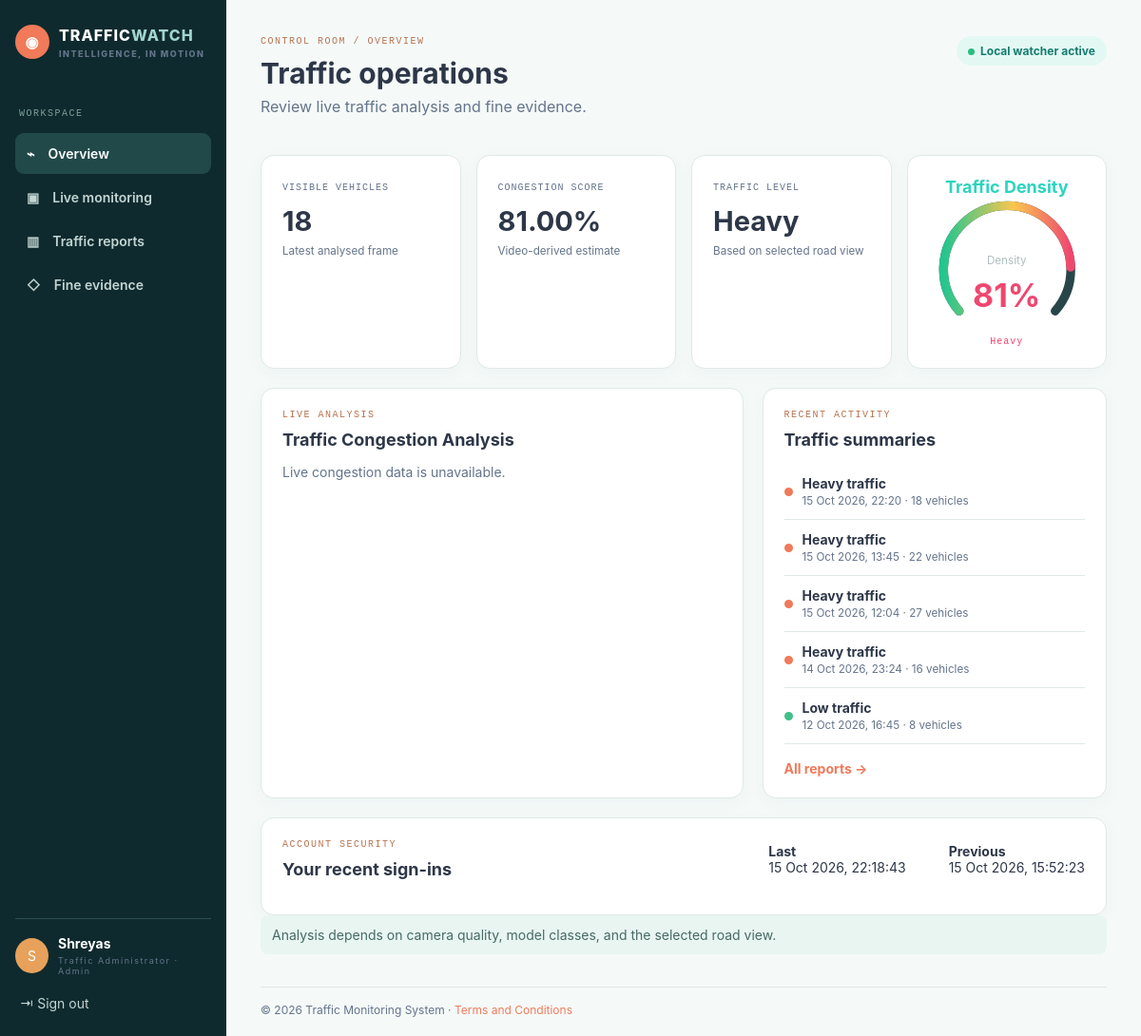
The app's page / (signed in) with its own data.
### monitoring/models.py (models this page shows, shortened)
class TrafficSummary(models.Model):
    created_at = models.DateTimeField(auto_now_add=True)
    source_name = models.CharField(max_length=160)
    visible_vehicles = models.PositiveIntegerField(default=0)
    score = models.DecimalField(max_digits=6, decimal_places=2, default=0)
    level = models.CharField(max_length=12, default="Low")

class AccessLog(models.Model):
    user = models.ForeignKey(settings.AUTH_USER_MODEL, on_delete=models.CASCADE, related_name="accesses")
    accessed_at = models.DateTimeField(auto_now_add=True)
    class Meta:
        ordering = ["-accessed_at"]

### monitoring/views.py (the view)
# urls.py: path("", views.dashboard, name="dashboard"),
@admin_required
def dashboard(request):
    context = base_context(request)
    context.update({"active": "overview"})
    return render(request, "dashboard.html", context)

### monitoring/views.py (called while the page is built)
def admin_required(view):
    @wraps(view)
    @login_required
    def wrapped(request, *args, **kwargs):
        if not request.user.is_staff:
            messages.error(request, "This page is available to the Traffic Administrator only.")
            return redirect("user_dashboard")
        return view(request, *args, **kwargs)
    return wrapped

def base_context(request):
    recent = TrafficSummary.objects.order_by("-created_at", "-id")[:5]
    return {"access_logs": AccessLog.objects.filter(user=request.user)[:2], "recent_summaries": recent, "latest": recent[0] if recent else None}

### templates/dashboard.html
{% extends 'base.html' %}{% block content %}<header class="pagehead"><div><p class="eyebrow">CONTROL ROOM / OVERVIEW</p><h1>Traffic operations</h1><p>Review live traffic analysis and fine evidence.</p></div><span class="status"><i></i>Local watcher active</span></header><section class="stats"><article><span>VISIBLE VEHICLES</span><b>{% if latest %}{{ latest.visible_vehicles }}{% else %}—{% endif %}</b><small>Latest analysed frame</small></article><article><span>CONGESTION SCORE</span><b>{% if latest %}{{ latest.score }}%{% else %}—{% endif %}</b><small>Video-derived estimate</small></article><article><span>TRAFFIC LEVEL</span><b>{% if latest %}{{ latest.level }}{% else %}—{% endif %}</b><small>Based on selected road view</small></article>{% include 'includes/density_gauge.html' with density=latest.score %}</section><section class="grid dashboard-analysis"><article class="card congestion-chart-card"><p class="eyebrow">LIVE ANALYSIS</p><h2>Traffic Congestion Analysis</h2><div class="congestion-chart" data-congestion-chart data-history-url="{% url 'congestion_history' %}"></div></article><article class="card"><p class="eyebrow">RECENT ACTIVITY</p><h2>Traffic summaries</h2>{% for item in recent_summaries %}<div class="activity"><i class="dot {{ item.level|lower }}"></i><span><b>{{ item.level }} traffic</b><small>{{ item.created_at|date:'d M Y, H:i' }} · {{ item.visible_vehicles }} vehicles</small></span></div>{% empty %}<p class="muted">No processed summaries yet.</p>{% endfor %}<a href="{% url 'reports' %}" class="text-link">All reports →</a></article></section><section class="card signin"><div><p class="eyebrow">ACCOUNT SECURITY</p><h2>Your recent sign-ins</h2></div><div>{% for log in access_logs %}<p><b>{% if forloop.first %}Last{% else %}Previous{% endif %}</b><br><span>{{ log.accessed_at|date:'d M Y, H:i:s' }}</span></p>{% empty %}<p class="muted">No access history yet.</p>{% endfor %}</div></section><p class="disclaimer">Analysis depends on camera quality, model classes, and the selected road view.</p>{% endblock %}

### templates/base.html
{% load static %}<!doctype html><html lang="en"><head><meta charset="utf-8"><meta name="viewport" content="width=device-width,initial-scale=1"><title>Traffic Monitoring System</title><link rel="stylesheet" href="{% static 'css/app.css' %}"><link rel="stylesheet" href="{% static 'css/monitoring.css' %}"><script defer src="{% static 'js/app.js' %}"></script></head><body><button class="menu" aria-label="Open navigation">☰</button><aside class="sidebar"><a class="brand" href="{% if request.user.is_staff %}{% url 'dashboard' %}{% else %}{% url 'user_dashboard' %}{% endif %}"><span class="brandmark">◉</span><span>TRAFFIC<span>WATCH</span><small>INTELLIGENCE, IN MOTION</small></span></a><p class="nav-label">{% if request.user.is_staff %}WORKSPACE{% else %}MY WORKPLACE{% endif %}</p><nav>{% if request.user.is_staff %}<a class="{% if active == 'overview' %}active{% endif %}" href="{% url 'dashboard' %}">⌁ <span>Overview</span></a><a class="{% if active == 'monitoring' %}active{% endif %}" href="{% url 'live_monitoring' %}">▣ <span>Live monitoring</span></a><a class="{% if active == 'reports' %}active{% endif %}" href="{% url 'reports' %}">▥ <span>Traffic reports</span></a><a class="{% if active == 'violations' %}active{% endif %}" href="{% url 'violations' %}">◇ <span>Fine evidence</span></a>{% else %}<a href="{% url 'user_dashboard' %}">▥ <span>Traffic status</span></a><a href="{% url 'pending_fines' %}">◇ <span>Pending fines</span></a>{% endif %}</nav><div class="profile"><span class="avatar">{{ request.user.username|first|upper }}</span><span><b>{{ request.user.username }}</b><small>{% if request.user.is_staff %}Traffic Administrator · Admin{% else %}Registered user{% endif %}</small></span></div><a class="signout" href="{% url 'logout' %}">⇥ Sign out</a></aside><main class="page">{% if messages %}{% for message in messages %}<div class="notice">{{ message }}</div>{% endfor %}{% endif %}{% block content %}{% endblock %}{% if active == 'overview' or not request.user.is_staff %}<footer>© 2026 Traffic Monitoring System · <a href="{% url 'terms' %}">Terms and Conditions</a></footer>{% endif %}</main></body></html>

### templates/includes/density_gauge.html (shortened to what this page needs)
<article class="density-gauge-card" data-density-gauge data-density="{{ density|default:0 }}"><h2>Traffic Density</h2><div class="density-gauge"><div class="gauge-copy"><small>Density</small><b></b></div></div><span class="density-status"></span></article>

### static/css/app.css (style rules this page uses)
:root { --teal:#14b8a6;--deep:#0f2a2e;--coral:#f07a5a;--ink:#2d3748;--muted:#64748b;--bg:#f5faf9;--line:#dfe9e6;--white:#fff;--radius:14px }
* { box-sizing:border-box }
body { margin:0;background:var(--bg);color:var(--ink);font:14px Inter,Segoe UI,sans-serif }
a { color:var(--coral);text-decoration:none }
h1,h2,p { margin-top:0 }
h1 { font-size:30px;margin-bottom:7px }
h2 { font-size:18px }
small,.muted { color:var(--muted) }
.sidebar { position:fixed;inset:0 auto 0 0;width:238px;background:var(--deep);padding:26px 16px;color:#d2e1df;display:flex;flex-direction:column }
.brand { color:#fff;font-weight:800;letter-spacing:1px;font-size:16px;display:flex;gap:10px;align-items:center }
.brand span span { color:#a1d4ce }
.brand small,.profile small { display:block;font-size:9px;letter-spacing:1.5px;margin-top:4px }
.brandmark,.lock { background:var(--coral);color:#fff;border-radius:50%;width:36px;height:36px;display:grid;place-items:center }
.nav-label,.eyebrow { color:#b87351;font:10px ui-monospace,monospace;letter-spacing:1.5px }
.nav-label { margin:52px 4px 12px;color:#7ca09c }
nav a { color:#c2d5d2;display:flex;gap:14px;padding:13px 12px;border-radius:9px;margin:3px 0;font-weight:600 }
nav a:hover,nav a.active { background:#21494a;color:#fff }
.profile { border-top:1px solid #285052;padding-top:17px;margin-top:auto;display:flex;gap:10px;align-items:center }
.avatar { background:#e7a15b;color:#fff;border-radius:50%;padding:10px 13px }
.profile b { color:#fff }
.signout { margin:20px 5px 0;color:#c2d5d2 }
.page { margin-left:238px;min-height:100vh;padding:38px 36px 20px }
.pagehead { display:flex;justify-content:space-between;align-items:start;margin-bottom:25px }
.pagehead>div>p:not(.eyebrow) { color:var(--muted);font-size:16px }
.status,.pill { border-radius:999px;background:#e4f8f3;color:#147c70;padding:8px 12px;font-size:12px;font-weight:700 }
.status i { display:inline-block;background:#28bd7c;width:7px;height:7px;border-radius:50%;margin-right:6px }
.stats { display:grid;grid-template-columns:repeat(4,1fr);gap:16px;margin-bottom:20px }
.card,.stats article { background:#fff;border:1px solid var(--line);border-radius:var(--radius);padding:22px;box-shadow:0 5px 18px #17483a0a;transition:.2s }
.stats span { font:10px ui-monospace,monospace;letter-spacing:1px;color:var(--muted) }
.stats b { font-size:29px;display:block;margin:12px 0 4px }
.grid,.monitor-layout { display:grid;grid-template-columns:1.5fr 1fr;gap:20px;margin-bottom:20px }
.text-link { display:block;margin-top:17px;font-weight:700 }
.activity,.row { border-bottom:1px solid var(--line);padding:12px 0;display:flex;gap:10px;align-items:center }
.activity small { display:block;margin-top:3px }
.dot { width:9px;height:9px;border-radius:50%;background:#41bf88 }
.signin { display:flex;justify-content:space-between;align-items:center }
.signin>div:last-child { display:flex;gap:45px }
.disclaimer { background:#e8f5f1;color:#476a65;border-radius:8px;padding:12px }
footer { margin-top:34px;border-top:1px solid var(--line);padding-top:16px;color:var(--muted);font-size:12px }
.density-gauge-card,.traffic-causes-card,.congestion-score-card { background:#102729;border:1px solid #21494a;border-radius:14px;padding:22px;color:#fff }
.density-gauge-card { text-align:center;min-width:210px }
.density-gauge-card h2 { color:#2dd4bf;margin-bottom:4px }
.density-gauge { position:relative;max-width:260px;margin:auto }
.density-gauge svg { display:block;width:100%;overflow:visible }
.gauge-copy { position:absolute;inset:41% 0 auto }
.gauge-copy small { display:block;color:#aebfc0 }
.gauge-copy b { display:block;font-size:34px;line-height:1.05 }
.density-status { font-weight:800;letter-spacing:.04em }
.dashboard-analysis { grid-template-columns:1.4fr 1fr }
.congestion-chart-card { min-height:300px }
.dot.heavy { background:var(--coral) }

### records on screen
TrafficSummary: visible_vehicles "18", score "81.00", level "Heavy", created_at "15 Oct 2026, 22:20"
TrafficSummary: level "Heavy", created_at "15 Oct 2026, 13:45", visible_vehicles "22"
TrafficSummary: level "Heavy", created_at "15 Oct 2026, 12:04", visible_vehicles "27"
TrafficSummary: level "Heavy", created_at "14 Oct 2026, 23:24", visible_vehicles "16"
TrafficSummary: level "Low", created_at "12 Oct 2026, 16:45", visible_vehicles "8"
AccessLog: shows "Last", accessed_at "15 Oct 2026, 22:18:43"
AccessLog: shows "Previous", accessed_at "15 Oct 2026, 15:52:23"

### other values on screen
{{ request.user.username|first|upper }} "S"
{{ request.user.username }} "Shreyas"
